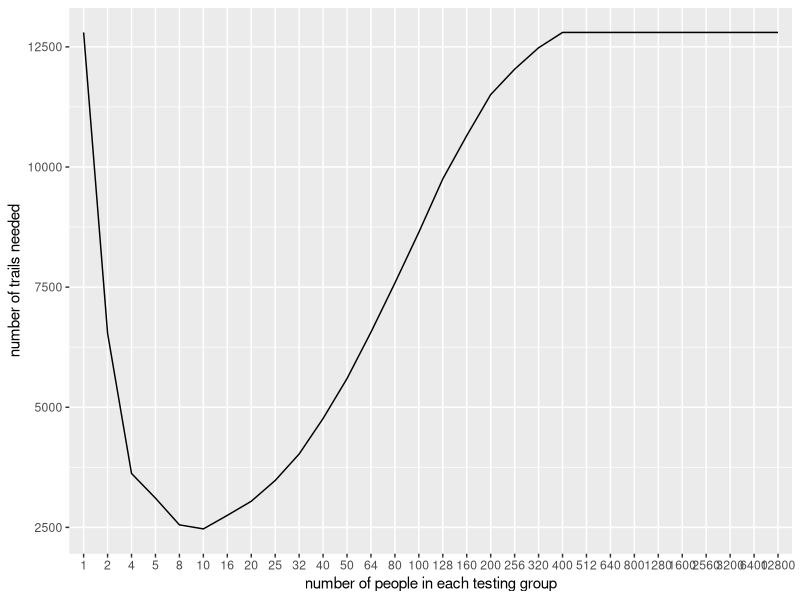

The R script that drew this image:
library(ggplot2)
n = 12800            # number of donations
ratio = 0.011        # estimate infection rate
iterations = 100     # number of trial for each possible k

# this function calculates integer factors of a number
factorize <- function(x) {
  x <- as.integer(x)
  div <- seq_len(abs(x))
  factors <- div[x %% div == 0L]
  return(factors)
}

# this function calculates
calculate_times <- function(list,k){
  sum = 0
  for (i in 1:length(list)){
    if(sum(unlist(list[i]))==0){     # if the blood sample passes test
      sum = sum+1
    }else{                           # if the blood sample is infected
      sum = sum+k
    }
  }
  return(sum)
}

ks <- factorize(n)   # generate possible factors of n

min= n
output_k = c()
output_trial = c()
for(k in ks){
  print(k)
  pieces = n/k     # calculate number of groups based on k
  group = rep(1:pieces,each=k) # factors for sample split
  count = c()      # vector to contain all intermediate result
  for (l in 1:iterations){
    sample <- rbinom(n,1,ratio)   # generate random samples 
    sample_splits <- split(sample,group) # split sample
    count = c(count, calculate_times(sample_splits,k)) # calculate number of trails 
  }
  if(median(count)<min){   # median
    min = median(count)
    min_k = k
  }
  output_k <- c(output_k,k)
  output_trial <- c(output_trial,median(count))
}

# plot number of trials for different possible value of k
# notice x-axis as k -(number of people in each group) is factorized to make plot proportional
g <- ggplot()+geom_line(aes(x=as.factor(output_k),y=output_trial,group=1))
g <- g+xlab("number of people in each testing group")+ylab("number of trails needed")
g





